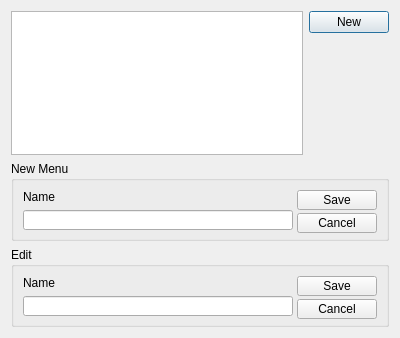
<?xml version="1.0" encoding="UTF-8"?>
<ui version="4.0">
 <class>DlgMenu</class>
 <widget class="QDialog" name="DlgMenu">
  <property name="geometry">
   <rect>
    <x>0</x>
    <y>0</y>
    <width>400</width>
    <height>338</height>
   </rect>
  </property>
  <property name="minimumSize">
   <size>
    <width>400</width>
    <height>150</height>
   </size>
  </property>
  <property name="maximumSize">
   <size>
    <width>16777215</width>
    <height>16777215</height>
   </size>
  </property>
  <property name="windowTitle">
   <string>Menus</string>
  </property>
  <layout class="QVBoxLayout" name="verticalLayout_2">
   <item>
    <layout class="QHBoxLayout" name="horizontalLayout">
     <item>
      <widget class="QTableView" name="tableView">
       <property name="styleSheet">
        <string notr="true">QHeaderView::section {    
	background-color: rgb(227, 227, 227);

    padding-left: 4px;
    border: 1px solid lightgrey;
	
	font: 10pt &quot;MS Shell Dlg 2&quot;;
}</string>
       </property>
      </widget>
     </item>
     <item>
      <layout class="QVBoxLayout" name="verticalLayout">
       <item>
        <widget class="QPushButton" name="btn_newRecord">
         <property name="text">
          <string>New</string>
         </property>
        </widget>
       </item>
       <item>
        <spacer name="verticalSpacer">
         <property name="orientation">
          <enum>Qt::Vertical</enum>
         </property>
         <property name="sizeHint" stdset="0">
          <size>
           <width>20</width>
           <height>40</height>
          </size>
         </property>
        </spacer>
       </item>
      </layout>
     </item>
    </layout>
   </item>
   <item>
    <widget class="QGroupBox" name="grp_new">
     <property name="minimumSize">
      <size>
       <width>0</width>
       <height>80</height>
      </size>
     </property>
     <property name="maximumSize">
      <size>
       <width>16777215</width>
       <height>80</height>
      </size>
     </property>
     <property name="title">
      <string>New Menu</string>
     </property>
     <layout class="QHBoxLayout" name="horizontalLayout_4">
      <item>
       <layout class="QHBoxLayout" name="horizontalLayout_2">
        <item>
         <layout class="QVBoxLayout" name="verticalLayout_4">
          <item>
           <widget class="QLabel" name="label_3">
            <property name="text">
             <string>Name</string>
            </property>
           </widget>
          </item>
          <item>
           <widget class="QLineEdit" name="edtAddName">
            <property name="minimumSize">
             <size>
              <width>270</width>
              <height>20</height>
             </size>
            </property>
           </widget>
          </item>
         </layout>
        </item>
        <item>
         <layout class="QVBoxLayout" name="verticalLayout_6">
          <item>
           <widget class="QPushButton" name="btnAdd">
            <property name="minimumSize">
             <size>
              <width>0</width>
              <height>20</height>
             </size>
            </property>
            <property name="text">
             <string>Save</string>
            </property>
           </widget>
          </item>
          <item>
           <widget class="QPushButton" name="btnCancelNew">
            <property name="minimumSize">
             <size>
              <width>0</width>
              <height>20</height>
             </size>
            </property>
            <property name="text">
             <string>Cancel</string>
            </property>
           </widget>
          </item>
         </layout>
        </item>
       </layout>
      </item>
     </layout>
    </widget>
   </item>
   <item>
    <widget class="QGroupBox" name="grp_edit">
     <property name="minimumSize">
      <size>
       <width>0</width>
       <height>80</height>
      </size>
     </property>
     <property name="maximumSize">
      <size>
       <width>16777215</width>
       <height>80</height>
      </size>
     </property>
     <property name="title">
      <string>Edit</string>
     </property>
     <layout class="QHBoxLayout" name="horizontalLayout_5">
      <item>
       <layout class="QHBoxLayout" name="horizontalLayout_3">
        <item>
         <layout class="QVBoxLayout" name="verticalLayout_3">
          <item>
           <widget class="QLabel" name="label">
            <property name="text">
             <string>Name</string>
            </property>
           </widget>
          </item>
          <item>
           <widget class="QLineEdit" name="edtEditName">
            <property name="minimumSize">
             <size>
              <width>270</width>
              <height>20</height>
             </size>
            </property>
           </widget>
          </item>
         </layout>
        </item>
        <item>
         <layout class="QVBoxLayout" name="verticalLayout_5">
          <item>
           <widget class="QPushButton" name="btnSave">
            <property name="minimumSize">
             <size>
              <width>0</width>
              <height>20</height>
             </size>
            </property>
            <property name="text">
             <string>Save</string>
            </property>
           </widget>
          </item>
          <item>
           <widget class="QPushButton" name="btnCancelEdit">
            <property name="minimumSize">
             <size>
              <width>0</width>
              <height>20</height>
             </size>
            </property>
            <property name="text">
             <string>Cancel</string>
            </property>
           </widget>
          </item>
         </layout>
        </item>
       </layout>
      </item>
     </layout>
    </widget>
   </item>
  </layout>
 </widget>
 <resources/>
 <connections/>
</ui>
